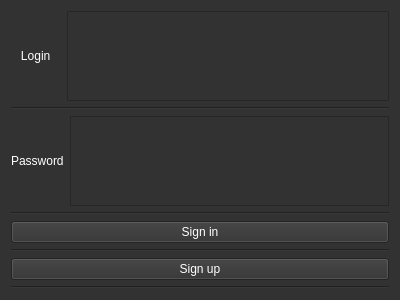
<?xml version="1.0" encoding="UTF-8"?>
<ui version="4.0">
 <class>Form</class>
 <widget class="QWidget" name="Form">
  <property name="geometry">
   <rect>
    <x>0</x>
    <y>0</y>
    <width>400</width>
    <height>300</height>
   </rect>
  </property>
  <property name="windowTitle">
   <string>Form</string>
  </property>
  <property name="styleSheet">
   <string notr="true">background-color: rgb(50, 50, 50);</string>
  </property>
  <layout class="QVBoxLayout" name="verticalLayout">
   <item>
    <layout class="QHBoxLayout" name="horizontalLayout_2">
     <item>
      <widget class="QLabel" name="login">
       <property name="styleSheet">
        <string notr="true">color: rgb(255, 255, 255);
font: 75 16pt &quot;MS Shell Dlg 2&quot;;</string>
       </property>
       <property name="text">
        <string>   Login   </string>
       </property>
      </widget>
     </item>
     <item>
      <widget class="QTextEdit" name="login_text">
       <property name="styleSheet">
        <string notr="true">color: rgb(255, 255, 255);
font: 75 16pt &quot;MS Shell Dlg 2&quot;;</string>
       </property>
      </widget>
     </item>
    </layout>
   </item>
   <item>
    <widget class="Line" name="line">
     <property name="orientation">
      <enum>Qt::Horizontal</enum>
     </property>
    </widget>
   </item>
   <item>
    <layout class="QHBoxLayout" name="horizontalLayout">
     <item>
      <widget class="QLabel" name="password">
       <property name="styleSheet">
        <string notr="true">color: rgb(255, 255, 255);
font: 75 16pt &quot;MS Shell Dlg 2&quot;;</string>
       </property>
       <property name="text">
        <string>Password</string>
       </property>
      </widget>
     </item>
     <item>
      <widget class="QTextEdit" name="password_text">
       <property name="styleSheet">
        <string notr="true">color: rgb(255, 255, 255);
font: 75 16pt &quot;MS Shell Dlg 2&quot;;</string>
       </property>
      </widget>
     </item>
    </layout>
   </item>
   <item>
    <widget class="Line" name="line_2">
     <property name="orientation">
      <enum>Qt::Horizontal</enum>
     </property>
    </widget>
   </item>
   <item>
    <widget class="QPushButton" name="sign_in">
     <property name="sizePolicy">
      <sizepolicy hsizetype="Minimum" vsizetype="Minimum">
       <horstretch>0</horstretch>
       <verstretch>0</verstretch>
      </sizepolicy>
     </property>
     <property name="styleSheet">
      <string notr="true">color: rgb(255, 255, 255);
font: 75 16pt &quot;MS Shell Dlg 2&quot;;</string>
     </property>
     <property name="text">
      <string>Sign in</string>
     </property>
    </widget>
   </item>
   <item>
    <widget class="Line" name="line_3">
     <property name="orientation">
      <enum>Qt::Horizontal</enum>
     </property>
    </widget>
   </item>
   <item>
    <widget class="QPushButton" name="sign_up">
     <property name="sizePolicy">
      <sizepolicy hsizetype="Minimum" vsizetype="Minimum">
       <horstretch>0</horstretch>
       <verstretch>0</verstretch>
      </sizepolicy>
     </property>
     <property name="styleSheet">
      <string notr="true">color: rgb(255, 255, 255);
font: 75 16pt &quot;MS Shell Dlg 2&quot;;</string>
     </property>
     <property name="text">
      <string>Sign up</string>
     </property>
    </widget>
   </item>
   <item>
    <widget class="Line" name="line_4">
     <property name="orientation">
      <enum>Qt::Horizontal</enum>
     </property>
    </widget>
   </item>
  </layout>
 </widget>
 <resources/>
 <connections/>
</ui>
